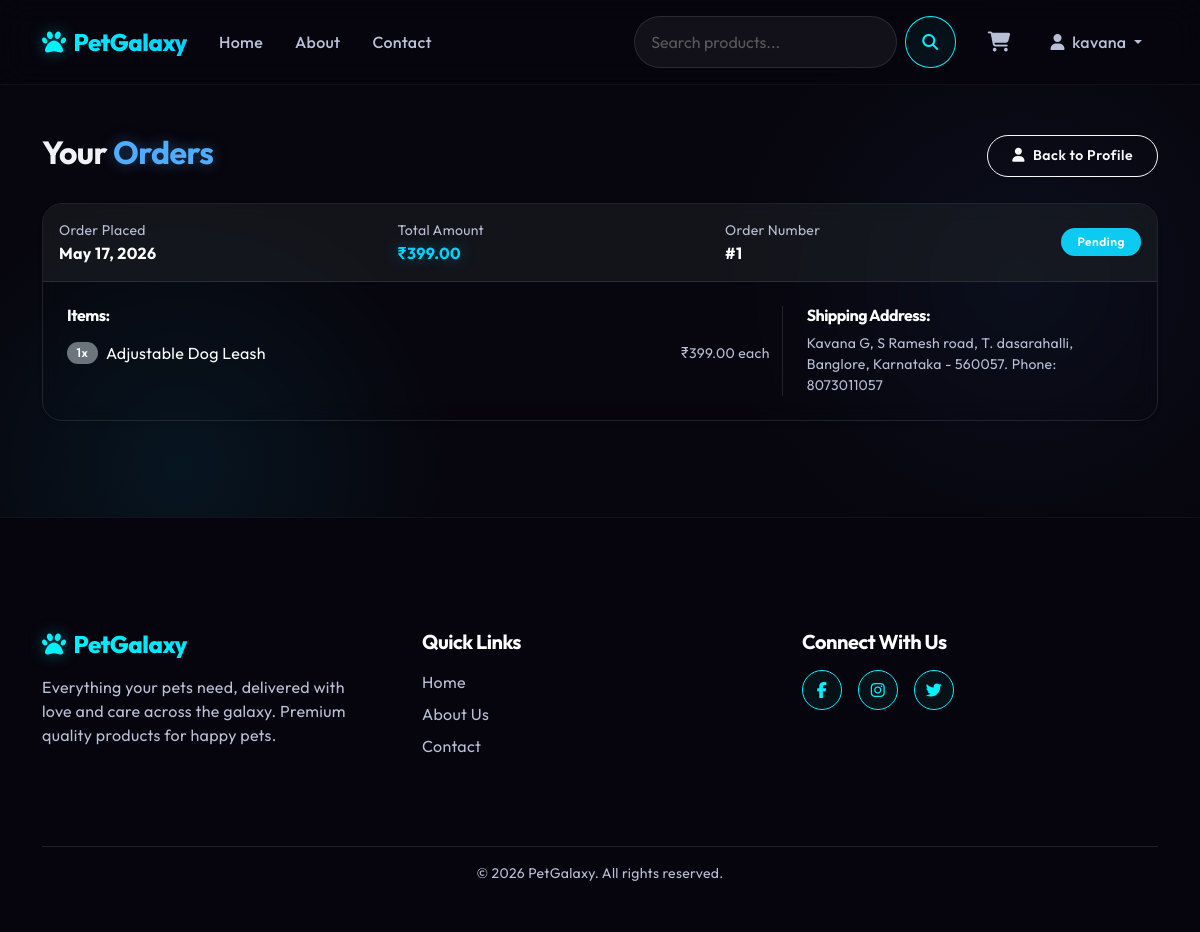
Page /order/history/ (signed in) on the committed database.
### store/models.py (models this page shows, shortened)
class Order(models.Model):
    STATUS_CHOICES = (
        ('Pending', 'Pending'),
        ('Processing', 'Processing'),
        ('Shipped', 'Shipped'),
        ('Delivered', 'Delivered'),
        ('Cancelled', 'Cancelled'),
    )
    user = models.ForeignKey(User, related_name='orders', on_delete=models.CASCADE)
    total_amount = models.DecimalField(max_digits=10, decimal_places=2)
    status = models.CharField(max_length=20, choices=STATUS_CHOICES, default='Pending')
    shipping_address = models.TextField()
    created_at = models.DateTimeField(auto_now_add=True)

class OrderItem(models.Model):
    order = models.ForeignKey(Order, related_name='items', on_delete=models.CASCADE)
    product = models.ForeignKey(Product, on_delete=models.CASCADE)
    quantity = models.IntegerField(default=1)
    price = models.DecimalField(max_digits=10, decimal_places=2)
    subtotal = models.DecimalField(max_digits=10, decimal_places=2)

class Product(models.Model):
    name = models.CharField(max_length=200)
    description = models.TextField()
    price = models.DecimalField(max_digits=10, decimal_places=2)
    image = models.ImageField(upload_to='products/', blank=True, null=True)
    image_url = models.URLField(max_length=500, blank=True, null=True)
    category = models.ForeignKey(Category, related_name='products', on_delete=models.CASCADE)
    stock = models.IntegerField(default=0)
    created_at = models.DateTimeField(auto_now_add=True)
    updated_at = models.DateTimeField(auto_now=True)

### store/views.py (the view)
# urls.py: path('order/history/', views.order_history, name='order_history'),
@login_required
def order_history(request):
    orders = request.user.orders.all().order_by('-created_at')
    return render(request, 'order_history.html', {'orders': orders})

### store/cart.py (called while the page is built)
    def __len__(self):
        return sum(item['quantity'] for item in self.cart.values())

### store/context_processors.py (called while the page is built)
def cart(request):
    return {'cart': Cart(request)}

### templates/order_history.html (shortened to what this page needs)
{% extends 'base.html' %}
{% block content %}
<div class="container py-5">
    <div class="d-flex justify-content-between align-items-center mb-4">
        <h2 class="fw-bold">Your <span class="text-neon-purple">Orders</span></h2>
        <a href="{% url 'profile' %}" class="btn btn-outline-light btn-sm rounded-pill"><i class="fa-solid fa-user me-2"></i>Back to Profile</a>
    </div>
    {% if orders %}
    <div class="row g-4">
        {% for order in orders %}
        <div class="col-12">
            <div class="card bg-transparent border-secondary border-opacity-25 shadow-sm">
                <div class="card-header bg-dark bg-opacity-50 border-bottom border-secondary border-opacity-25 d-flex justify-content-between align-items-center py-3">
                    <div>
                        <span class="text-muted small d-block">Order Placed</span>
                        <span class="fw-bold text-white">{{ order.created_at|date:"M d, Y" }}</span>
                    </div>
                    <div>
                        <span class="text-muted small d-block">Total Amount</span>
                        <span class="fw-bold text-neon-blue">₹{{ order.total_amount }}</span>
                    </div>
                    <div>
                        <span class="text-muted small d-block">Order Number</span>
                        <span class="fw-bold text-white">#{{ order.id }}</span>
                    </div>
                    <div>
                        <span class="badge {% if order.status == 'Delivered' %}bg-success{% elif order.status == 'Cancelled' %}bg-danger{% else %}bg-info{% endif %} rounded-pill px-3 py-2">
                            {{ order.status }}
                        </span>
                    </div>
                </div>
                <div class="card-body p-4">
                    <div class="row">
                        <div class="col-md-8">
                            <h6 class="fw-bold text-white mb-3">Items:</h6>
                            <ul class="list-unstyled mb-0">
                                {% for item in order.items.all %}
                                <li class="d-flex align-items-center mb-2">
                                    <span class="badge bg-secondary rounded-pill me-2">{{ item.quantity }}x</span>
                                    <a href="{% url 'product_detail' item.product.id %}" class="text-white text-decoration-none hover-neon">{{ item.product.name }}</a>
                                    <span class="ms-auto text-muted small">₹{{ item.price }} each</span>
                                </li>
                                {% endfor %}
                            </ul>
                        </div>
                        <div class="col-md-4 border-start border-secondary border-opacity-25 ps-4">
                            <h6 class="fw-bold text-white mb-2">Shipping Address:</h6>
                            <p class="text-muted small mb-0">{{ order.shipping_address }}</p>
                        </div>
                    </div>
                </div>
            </div>
        </div>
        {% endfor %}
    </div>
    {% else %}
    <div class="alert alert-info bg-transparent border-info text-white text-center py-5">
        <i class="fa-solid fa-box-open fs-1 mb-3 text-neon-blue"></i>
        <h4>You haven't placed any orders yet.</h4>
        <a href="{% url 'home' %}" class="btn btn-primary rounded-pill mt-3 px-4">Start Shopping</a>
    </div>
    {% endif %}
</div>
{% endblock %}

### templates/base.html (shortened to what this page needs)
{% load static %}
<!DOCTYPE html>
<html lang="en">
<head>
    <link href="https://cdn.jsdelivr.net/npm/bootstrap@5.3.2/dist/css/bootstrap.min.css" rel="stylesheet">
    <link rel="stylesheet" href="{% static 'css/style.css' %}">
    <link rel="stylesheet" href="https://cdnjs.cloudflare.com/ajax/libs/font-awesome/6.4.2/css/all.min.css">
</head>
<body>
    {% if not hide_navbar %}
    <nav class="navbar navbar-expand-lg navbar-dark sticky-top">
        <div class="container">
            <a class="navbar-brand" href="{% url 'home' %}">
                <i class="fa-solid fa-paw me-2"></i>PetGalaxy
            </a>
            <div class="collapse navbar-collapse" id="navbarNav">
                <ul class="navbar-nav me-auto">
                    <li class="nav-item">
                        <a class="nav-link" href="{% url 'home' %}">Home</a>
                    </li>
                    <li class="nav-item">
                        <a class="nav-link" href="{% url 'about' %}">About</a>
                    </li>
                    <li class="nav-item">
                        <a class="nav-link" href="{% url 'contact' %}">Contact</a>
                    </li>
                </ul>
                <form class="d-flex me-3" action="{% url 'search' %}" method="GET">
                    <input class="form-control me-2 rounded-pill" type="search" name="q" placeholder="Search products..." aria-label="Search" value="{{ request.GET.q }}">
                    <button class="btn btn-outline-primary rounded-circle px-3" type="submit"><i class="fa-solid fa-search"></i></button>
                </form>
                <ul class="navbar-nav">
                    <li class="nav-item me-2">
                        <a class="nav-link position-relative" href="{% url 'cart_detail' %}">
                            <i class="fa-solid fa-shopping-cart fa-lg"></i>
                        </a>
                    </li>
                    {% if user.is_authenticated %}
                    <li class="nav-item dropdown">
                        <a class="nav-link dropdown-toggle" href="#" id="userDropdown" role="button" data-bs-toggle="dropdown">
                            <i class="fa-solid fa-user me-1"></i> {{ user.username }}
                        </a>
                    </li>
                    {% endif %}
                </ul>
            </div>
        </div>
    </nav>
    {% endif %}
    <main class="flex-grow-1">
        {% block content %}{% endblock %}
    </main>
    {% if not hide_navbar %}
    <footer class="mt-5 text-center">
        <div class="container">
            <div class="row text-start py-5">
                <div class="col-md-4 mb-4">
                    <h4 class="navbar-brand mb-3"><i class="fa-solid fa-paw me-2"></i>PetGalaxy</h4>
                    <p class="text-muted pe-4">Everything your pets need, delivered with love and care across the galaxy. Premium quality products for happy pets.</p>
                </div>
                <div class="col-md-4 mb-4">
                    <h5 class="text-white mb-3 fw-bold">Quick Links</h5>
                    <ul class="list-unstyled">
                        <li class="mb-2"><a href="{% url 'home' %}" class="text-muted text-decoration-none hover-neon">Home</a></li>
                        <li class="mb-2"><a href="{% url 'about' %}" class="text-muted text-decoration-none hover-neon">About Us</a></li>
                        <li class="mb-2"><a href="{% url 'contact' %}" class="text-muted text-decoration-none hover-neon">Contact</a></li>
                    </ul>
                </div>
                <div class="col-md-4 mb-4">
                    <h5 class="text-white mb-3 fw-bold">Connect With Us</h5>
                    <div class="d-flex gap-3 mt-2">
                        <a href="#" class="btn btn-outline-primary rounded-circle d-flex align-items-center justify-content-center" style="width: 40px; height: 40px; padding: 0;"><i class="fa-brands fa-facebook-f"></i></a>
                        <a href="#" class="btn btn-outline-primary rounded-circle d-flex align-items-center justify-content-center" style="width: 40px; height: 40px; padding: 0;"><i class="fa-brands fa-instagram"></i></a>
                        <a href="#" class="btn btn-outline-primary rounded-circle d-flex align-items-center justify-content-center" style="width: 40px; height: 40px; padding: 0;"><i class="fa-brands fa-twitter"></i></a>
                    </div>
                </div>
            </div>
            <div class="border-top border-secondary border-opacity-25 py-3">
                <p class="text-muted small mb-0">&copy; 2026 PetGalaxy. All rights reserved.</p>
            </div>
        </div>
    </footer>
    {% endif %}
</body>
</html>

### static/css/style.css (style rules this page uses)
:root { --bg-dark: #07050d; --bg-mid: #141124; --bg-light: #1e1a33; --bg-card: rgba(30, 26, 51, 0.6); --neon-blue: #00d2ff; --neon-purple: #3a7bd5; --neon-cyan: #00f2fe; --text-main: #f0f2f5; --text-muted: #b8bfd6; --accent: #4facfe; }
body { background-color: var(--bg-dark); background-image: radial-gradient(circle at 15% 50%, rgba(0, 210, 255, 0.08), transparent 25%), radial-gradient(circle at 85% 30%, rgba(58, 123, 213, 0.08), transparent 25%); background-attachment: fixed; color: var(--text-main); font-family: 'Outfit', -apple-system, BlinkMacSystemFont, "Segoe UI", Roboto, sans-serif; min-height: 100vh; display: flex; flex-direction: column; letter-spacing: 0.3px; }
.navbar { background: rgba(7, 5, 13, 0.7) !important; backdrop-filter: blur(15px); -webkit-backdrop-filter: blur(15px); border-bottom: 1px solid rgba(255, 255, 255, 0.05); transition: all 0.3s ease; padding: 1rem 0; }
.navbar-brand { font-weight: 800; font-size: 1.5rem; background: linear-gradient(90deg, var(--neon-cyan), var(--neon-blue)); -webkit-background-clip: text; background-clip: text; -webkit-text-fill-color: transparent; color: transparent; letter-spacing: -0.5px; transition: opacity 0.3s ease; }
.navbar-brand i { color: var(--neon-cyan); -webkit-text-fill-color: initial; filter: drop-shadow(0 0 8px rgba(0, 242, 254, 0.4)); }
.nav-link { color: var(--text-muted) !important; font-weight: 500; padding: 0.5rem 1rem !important; transition: all 0.3s ease; border-radius: 8px; }
.card { background: var(--bg-card); backdrop-filter: blur(10px); -webkit-backdrop-filter: blur(10px); border: 1px solid rgba(255, 255, 255, 0.05); border-radius: 20px; transition: all 0.4s cubic-bezier(0.175, 0.885, 0.32, 1.275); color: var(--text-main); overflow: hidden; box-shadow: 0 10px 30px rgba(0, 0, 0, 0.2); }
.card-body { padding: 1.5rem; }
h1, h2, h3, h4, h5, h6 { font-weight: 700; letter-spacing: -0.5px; }
.text-muted { color: var(--text-muted) !important; }
.text-neon-blue { color: var(--neon-blue); text-shadow: 0 0 15px rgba(0, 210, 255, 0.4); }
.text-neon-purple { color: var(--accent); text-shadow: 0 0 15px rgba(79, 172, 254, 0.4); }
.btn { font-weight: 600; letter-spacing: 0.5px; padding: 0.6rem 1.5rem; transition: all 0.3s ease; }
.btn-outline-primary { color: var(--neon-cyan); border: 1px solid var(--neon-cyan); background: rgba(0, 242, 254, 0.05); }
.form-control { background: rgba(255, 255, 255, 0.05); border: 1px solid rgba(255, 255, 255, 0.1); color: var(--text-main); border-radius: 12px; padding: 0.8rem 1rem; transition: all 0.3s ease; }
.form-control::placeholder { color: rgba(255, 255, 255, 0.3); }
.badge { padding: 0.4em 0.8em; font-weight: 600; letter-spacing: 0.5px; }
footer { margin-top: auto; background: rgba(7, 5, 13, 0.95); border-top: 1px solid rgba(255, 255, 255, 0.05); padding-top: 4rem; padding-bottom: 2rem; }
.hover-neon { transition: all 0.3s ease; }

### rows in the picture
Order: created_at "May 17, 2026", total_amount "399.00", id "1", status "Pending", shipping_address "Kavana G, S Ramesh road, T. dasarahalli, Banglore, Karnataka - 560057. Phone: 8073011057"
OrderItem: quantity "1", product.name "Adjustable Dog Leash", price "399.00"

### other values in the picture
{{ user.username }} "kavana"
